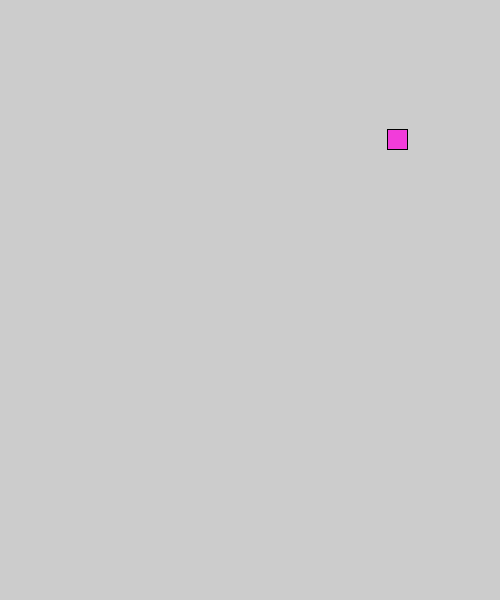
Frame 1 (no input)
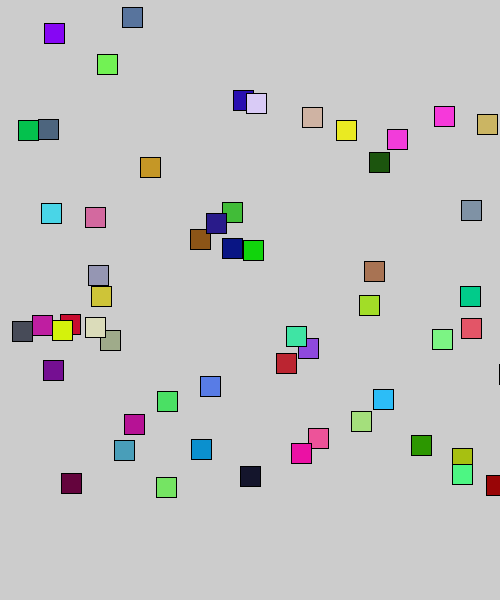
Frame 60 (the mouse pressed at the canvas centre just before this capture)
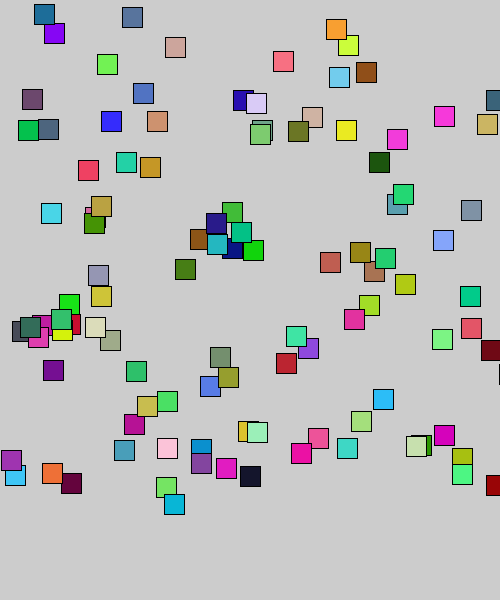
Frame 120 (the mouse held since frame 60 and released just before this capture)

The Processing sketch that drew these frames (run headless with seeded random() and noise(); from frame 60 on, the mouse is pressed at the canvas centre):

// Processing sketch: rect_in_many_places_colour
// ── rect_in_many_places_colour.pde
float circleX;
float circleY;
 void setup()
{size(500,600);

}
void draw()
{stroke(0);
circleX=random(height);
circleY=random(width);
fill(random(255),random(255),random(255));
rect(circleX,circleY,20,20);

}
